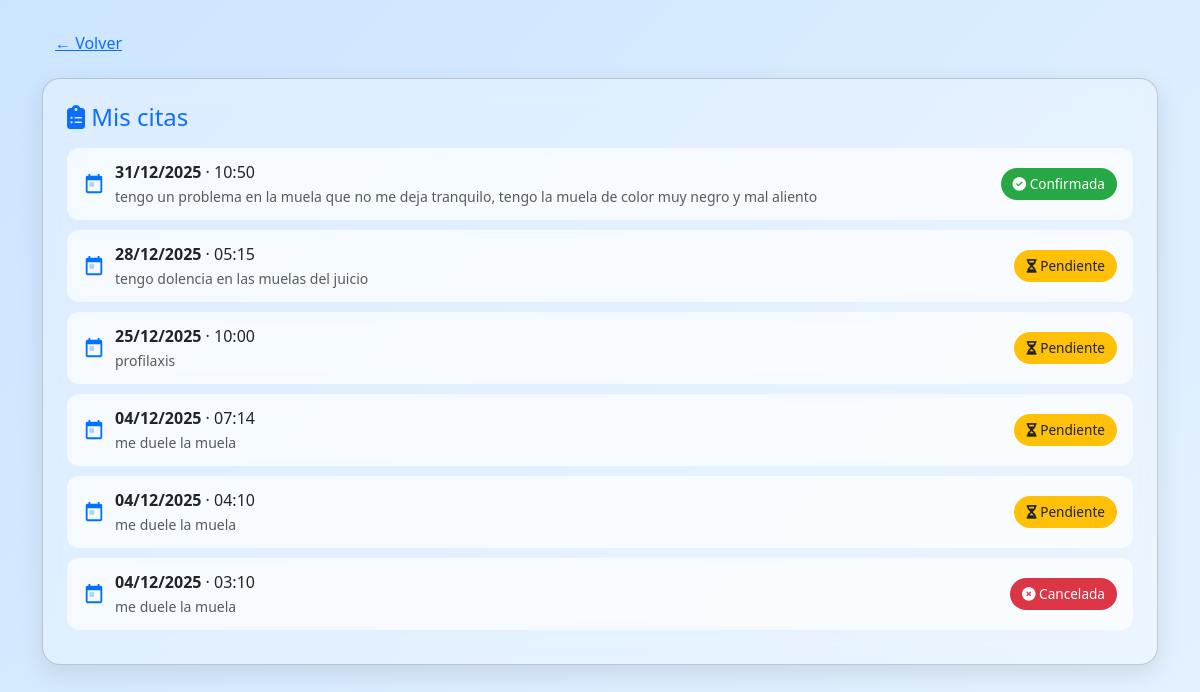
The app's page /patient/appointments/ (signed in) with its own data.
### appointments/models.py (models this page shows, shortened)
class Appointment(models.Model):
    user = models.ForeignKey(User, on_delete=models.CASCADE, related_name='appointments')
    cedula = models.CharField(max_length=20)
    first_name = models.CharField(max_length=100)
    last_name = models.CharField(max_length=100)
    phone = models.CharField(max_length=30)
    description = models.TextField(blank=True)
    start = models.DateTimeField()
    end = models.DateTimeField(editable=False)
    created = models.DateTimeField(auto_now_add=True)
    status = models.CharField(
        max_length=20,
        choices=[
            ("pending", "Pendiente"),
            ("confirmed", "Confirmada"),
            ("cancelled", "Cancelada")
        ],
        default="pending"
    )

### appointments/views.py (the view)
# urls.py: path('patient/appointments/', views.patient_appointments, name='patient_appointments'),
@login_required
def patient_appointments(request):
    appointments = Appointment.objects.filter(user=request.user).order_by('-start')
    return render(request, 'patient/appointments.html', {'appointments': appointments})

### templates/patient/appointments.html (shortened to what this page needs)
{% load static %}
<!DOCTYPE html>
<html lang="es">
<head>
  <link href="https://cdn.jsdelivr.net/npm/bootstrap@5.3.3/dist/css/bootstrap.min.css" rel="stylesheet">
  <link href="https://cdnjs.cloudflare.com/ajax/libs/font-awesome/6.5.0/css/all.min.css" rel="stylesheet">
</head>
<body class="py-4">
<div class="container">
  <a href="{% url 'patient_dashboard' %}" class="btn btn-link mb-3">&larr; Volver</a>
  <div class="card glass p-4">
    <h4 class="mb-3 text-primary"><i class="fa-solid fa-clipboard-list"></i> Mis citas</h4>
    {% if appointments %}
      {% for a in appointments %}
        <div class="appointment-card">
          <div class="appointment-info">
            <svg xmlns="http://www.w3.org/2000/svg" viewBox="0 0 24 24"><path d="M7 10h5v5H7z" opacity=".3"/><path d="M19 3h-1V1h-2v2H8V1H6v2H5c-1.1 0-2 .9-2 2v15c0 1.1.9 2 2 2h14c1.1 0 2-.9 2-2V5c0-1.1-.9-2-2-2zm0 17H5V8h14v12z"/></svg>
            <span>
              <strong>{{ a.start|date:"d/m/Y" }}</strong> · {{ a.start|time:"H:i" }}
              <br><small class="text-muted">{{ a.description }}</small>
            </span>
          </div>
          {% if a.status == "pending" %}
            <span class="status-badge status-pending"><i class="fa-solid fa-hourglass-half"></i> Pendiente</span>
          {% elif a.status == "confirmed" %}
            <span class="status-badge status-confirmed"><i class="fa-solid fa-check-circle"></i> Confirmada</span>
          {% elif a.status == "cancelled" %}
            <span class="status-badge status-cancelled"><i class="fa-solid fa-times-circle"></i> Cancelada</span>
          {% endif %}
        </div>
      {% endfor %}
    {% else %}
      <p class="text-muted">No tienes citas registradas.</p>
    {% endif %}
  </div>
</div>
</body>
</html>

### templates/patient/appointments.html (style rules this page uses)
body { background: linear-gradient(135deg, #cce5ff, #e6f2ff); min-height: 100vh; font-family: 'Segoe UI', sans-serif; }
.glass { background: rgba(255,255,255,0.28); backdrop-filter: blur(12px); border-radius: 18px; box-shadow: 0 8px 24px rgba(0,0,0,0.1); transition: transform .18s ease, box-shadow .18s ease; }
.appointment-card { display: flex; justify-content: space-between; align-items: center; padding: 12px 16px; border-radius: 12px; margin-bottom: 10px; background: rgba(255,255,255,0.6); backdrop-filter: blur(8px); }
.appointment-info { display: flex; align-items: center; gap: 10px; }
.appointment-info svg { width: 22px; height: 22px; fill: #0072ff; }
.status-badge { font-size: 0.85rem; padding: 6px 12px; border-radius: 20px; }
.status-pending { background-color: #ffc107; color: #212529; }
.status-confirmed { background-color: #28a745; color: #fff; }
.status-cancelled { background-color: #dc3545; color: #fff; }

### records on screen
Appointment: start "31/12/2025", start "10:50", description "tengo un problema en la muela que no me deja tranquilo, tengo la muela de color muy negro y mal aliento", status "confirmed" (drawn)
Appointment: start "28/12/2025", start "05:15", description "tengo dolencia en las muelas del juicio", status "pending" (drawn)
Appointment: start "25/12/2025", start "10:00", description "profilaxis", status "pending" (drawn)
Appointment: start "04/12/2025", start "07:14", description "me duele la muela", status "pending" (drawn)
Appointment: start "04/12/2025", start "04:10", description "me duele la muela", status "pending" (drawn)
Appointment: start "04/12/2025", start "03:10", description "me duele la muela", status "cancelled" (drawn)
